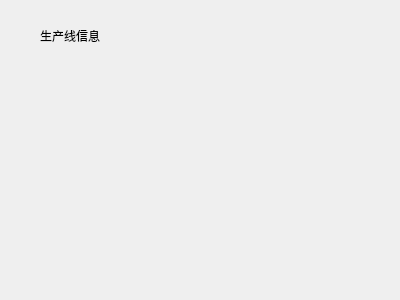
<?xml version="1.0" encoding="UTF-8"?>
<ui version="4.0">
 <class>ViewProLine</class>
 <widget class="QWidget" name="ViewProLine">
  <property name="geometry">
   <rect>
    <x>0</x>
    <y>0</y>
    <width>400</width>
    <height>300</height>
   </rect>
  </property>
  <property name="windowTitle">
   <string>Form</string>
  </property>
  <widget class="QLabel" name="label">
   <property name="geometry">
    <rect>
     <x>40</x>
     <y>30</y>
     <width>65</width>
     <height>12</height>
    </rect>
   </property>
   <property name="text">
    <string>生产线信息</string>
   </property>
  </widget>
 </widget>
 <resources/>
 <connections/>
</ui>
